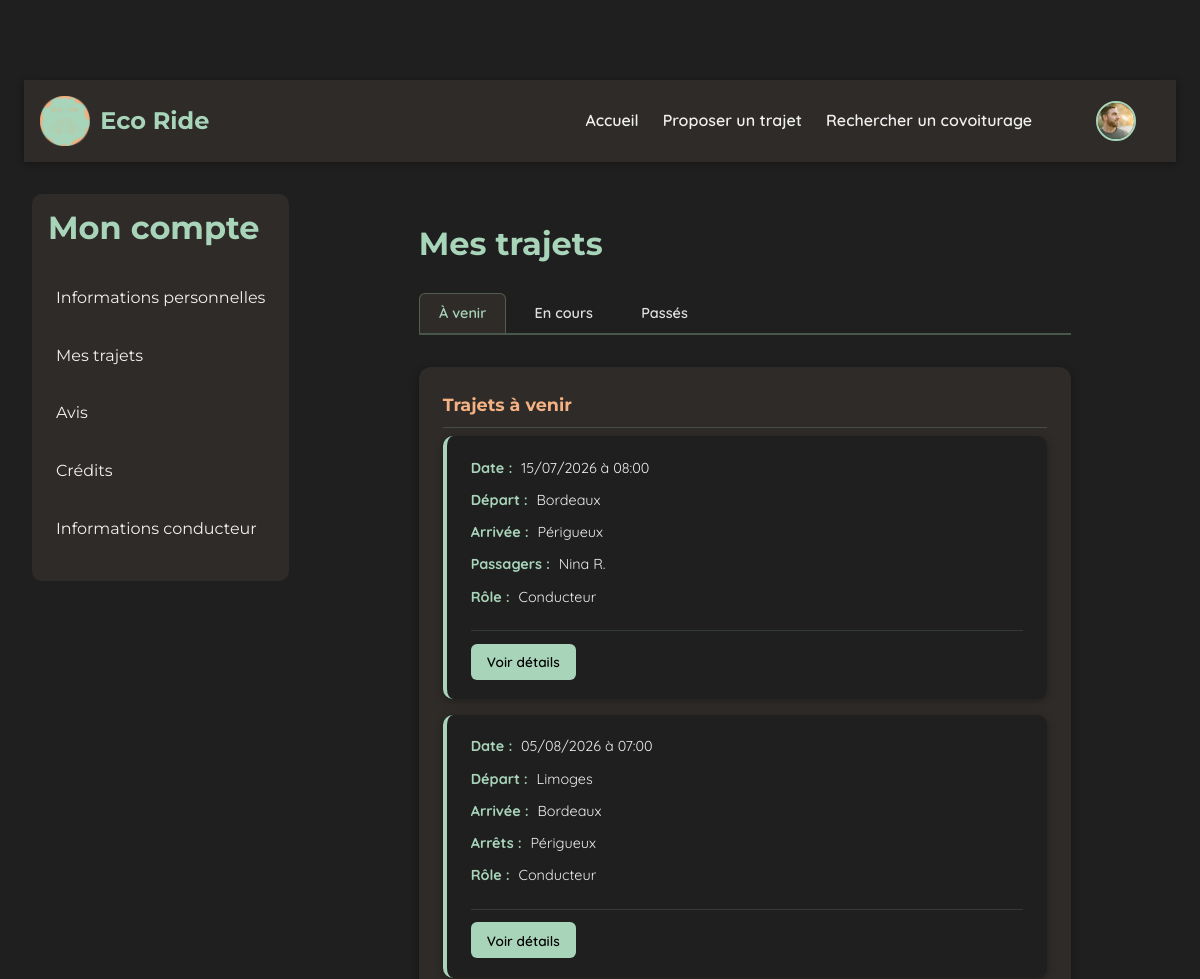
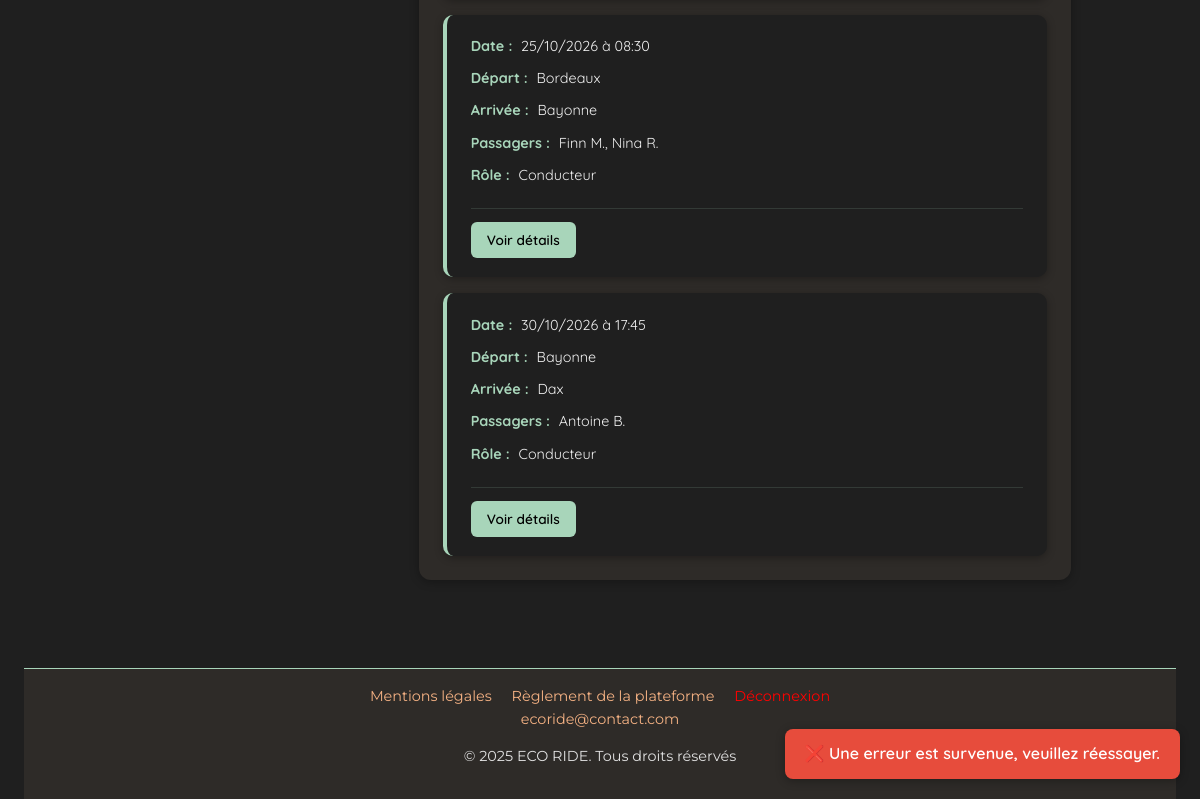
/PROJET/UTILISATEUR/USR-mes-trajets.php?avis=erreur (signed in), run on the app's committed database (2 pictures, top to bottom).
### tables this page shows
CREATE TABLE `trajets` (
  `id` int(11) NOT NULL,
  `id_conducteur` int(11) NOT NULL,
  `depart` varchar(255) NOT NULL,
  `arrivee` varchar(255) NOT NULL,
  `etapes` text DEFAULT NULL,
  `commentaire` text DEFAULT NULL,
  `date_depart` date NOT NULL,
  `heure_depart` time NOT NULL,
  `heure_arrivee` time DEFAULT NULL,
  `vehicule_id` int(11) DEFAULT NULL,
  `places_disponibles` int(11) DEFAULT 1,
  `prix` int(11) NOT NULL DEFAULT 2,
  `statut` enum('publie','complet','annule','termine','en_cours') DEFAULT 'publie'
);

CREATE TABLE `utilisateurs` (
  `id` int(11) NOT NULL,
  `nom` varchar(100) NOT NULL,
  `prenom` varchar(100) NOT NULL,
  `email` varchar(150) DEFAULT NULL,
  `mot_de_passe` varchar(255) NOT NULL,
  `role` enum('passager','conducteur','passager-conducteur') NOT NULL,
  `date_naissance` date DEFAULT NULL,
  `bio` text DEFAULT NULL,
  `date_inscription` datetime DEFAULT current_timestamp(),
  `photo` varchar(255) DEFAULT 'default.jpg',
  `driver_completed` tinyint(1) DEFAULT 0,
  `profile_completed` tinyint(1) DEFAULT 0,
  `suspendu` tinyint(1) NOT NULL DEFAULT 0
);

### PROJET/PHP/mes_trajets.php (the view, shortened to what this page needs)
<?php
require_once __DIR__ . '/connexion.php';
$id_utilisateur = $_SESSION['user_id'] ?? null;
try {
    $stmt = $bdd->prepare("SELECT *, 'conducteur' AS role FROM trajets WHERE id_conducteur = ?");
    $stmt->execute([$id_utilisateur]);
    $trajetsConducteur = $stmt->fetchAll(PDO::FETCH_ASSOC);
} catch (PDOException $e) {
    die("Erreur PDO (conducteur) : " . htmlspecialchars($e->getMessage()));
}
try {
    $stmt = $bdd->prepare("
        SELECT t.*, 'passager' AS role
        FROM trajets t
        JOIN trajets_passagers tp ON t.id = tp.id_trajet
        WHERE tp.id_passager = ?
    ");
    $stmt->execute([$id_utilisateur]);
    $trajetsPassager = $stmt->fetchAll(PDO::FETCH_ASSOC);
} catch (PDOException $e) {
    die("Erreur PDO (passager) : " . htmlspecialchars($e->getMessage()));
}
$trajets = array_merge($trajetsConducteur, $trajetsPassager);
$trajetsFutur   = [];
$trajetsEnCours = [];
$trajetsTermine = [];
foreach ($trajets as $trajet) {
    $statut = $trajet['statut'];
    if ($statut === 'termine') {
        $trajetsTermine[] = $trajet;
    } elseif ($statut === 'en_cours') {
        $trajetsEnCours[] = $trajet;
    } else {
        $trajetsFutur[] = $trajet;
    }
}
function getPassagers($bdd, $id_trajet) {
    $stmt = $bdd->prepare("
        SELECT u.id, u.nom, u.prenom, tp.statut
        FROM trajets_passagers tp
        JOIN utilisateurs u ON tp.id_passager = u.id
        WHERE tp.id_trajet = ?
    ");
    $stmt->execute([$id_trajet]);
    return $stmt->fetchAll(PDO::FETCH_ASSOC);
}
function afficherTrajet($trajet, $bdd, $id_utilisateur) {
    $passagers = getPassagers($bdd, $trajet['id']);
    $date_fmt  = date('d/m/Y', strtotime($trajet['date_depart']));
    $heure_fmt = substr($trajet['heure_depart'], 0, 5);
    $etapes_fmt = '';
    if (!empty($trajet['etapes'])) {
        $etapes = json_decode($trajet['etapes'], true);
        if (is_array($etapes)) {
            $etapes = array_filter($etapes);
            if (!empty($etapes)) {
                $etapes_fmt = implode(', ', array_map('htmlspecialchars', $etapes));
            }
        }
    }
    echo '<div class="trip-card">';
    echo '<p><strong>Date :</strong> ' . $date_fmt . ' à ' . $heure_fmt . '</p>';
    echo '<p><strong>Départ :</strong> ' . htmlspecialchars($trajet['depart']) . '</p>';
    echo '<p><strong>Arrivée :</strong> ' . htmlspecialchars($trajet['arrivee']) . '</p>';
    if (!empty($etapes_fmt)) {
        echo '<p><strong>Arrêts :</strong> ' . $etapes_fmt . '</p>';
    }
    if (!empty($passagers)) {
        $listePassagers = array_map(fn($p) => htmlspecialchars($p['prenom'] . ' ' . $p['nom']), $passagers);
        echo '<p><strong>Passagers :</strong> ' . implode(', ', $listePassagers) . '</p>';
    }
    echo '<p><strong>Rôle :</strong> ' . ($trajet['role'] === 'conducteur' ? 'Conducteur' : 'Passager') . '</p>';
    echo '<div class="trip-card-actions">';
    echo '<a href="USR-details-trajet.php?id=' . $trajet['id'] . '" class="btn-details">Voir détails</a>';
    echo '</div>';
    echo '</div>';
}

### PROJET/UTILISATEUR/USR-mes-trajets.php (shortened to what this page needs)
<?php
require_once __DIR__ . '/../PHP/mes_trajets.php';
?>
<!DOCTYPE html>
<html lang="fr">
<head>
    <link rel="stylesheet" href="../CSS/style_global.css">
    <link rel="stylesheet" href="../CSS/CSS UTILISATEUR/USR-mes-trajets.css">
</head>
<body>
<?php include('../COMPONENTS/COMP-header.php'); ?>
<main>
    <section class="mes-trajets">
        <h2>Mes trajets</h2>
        <nav class="trips-tab">
            <ul>
                <li><a href="#upcoming">À venir</a></li>
                <li><a href="#ongoing">En cours</a></li>
                <li><a href="#past">Passés</a></li>
            </ul>
        </nav>
        <div id="upcoming">
            <h3>Trajets à venir</h3>
            <?php if (!empty($trajetsFutur)): ?>
                <?php foreach ($trajetsFutur as $trajet): ?>
                    <?php afficherTrajet($trajet, $bdd, $id_utilisateur); ?>
                <?php endforeach; ?>
            <?php else: ?>
                <p>Aucun trajet à venir.</p>
            <?php endif; ?>
        </div>
        <?php if (isset($_GET['avis']) && $_GET['avis'] === 'erreur'): ?>
            <div class="toast-error">❌ Une erreur est survenue, veuillez réessayer.</div>
        <?php endif; ?>
    </section>
</main>
<?php include('../COMPONENTS/COMP-footer.php'); ?>
</body>
</html>

### PROJET/CSS/style_global.css (style rules this page uses)
:root { --vert-doux: #a8d5ba; --orange-doux: #f4b183; --beige-fonce: #2e2b28; --gris-doux: #e0e0e0; --texte: #f0f0f0; --fond: #1f1f1f; --shadow: rgba(0, 0, 0, 0.3); }
html { scroll-behavior: smooth; overflow-x: hidden; }
* { box-sizing: border-box; }
body { font-family: 'Century Gothic', 'Montserrat', 'Quicksand', sans-serif; font-weight: 400; line-height: 1.6; background-color: var(--fond); color: var(--texte); margin: 0; padding: 80px 1.5rem 0 1.5rem; overflow-x: hidden; }
main { display: flex; gap: 2rem; padding: 2rem 0.5rem; align-items: flex-start; min-width: 0; }
h1, h2, h3 { font-family: 'Montserrat', 'Century Gothic', sans-serif; color: var(--vert-doux); margin-top: 0; font-weight: 700; }
h2 { font-size: 2rem; margin-bottom: 0.5rem; }
a { color: var(--orange-doux); text-decoration: none; transition: color 0.3s ease; }
.nav-links { color: var(--texte); text-decoration: none; }
section { max-width: 1100px; margin: 0 auto; padding: 2rem 1.5rem; }
section h2 { font-size: 2rem; margin-bottom: 1rem; color: var(--vert-doux); }
section p { font-family: 'Quicksand', sans-serif; font-size: 1rem; line-height: 1.8; margin-bottom: 1.5rem; }
a, button { transition: all 0.3s ease; }
.menu-principal { background-color: var(--beige-fonce); border-radius: 10px; }
.menu-section { margin-bottom: 0; }
.menu-principal .menu-section { padding: 0.5rem 1rem; }
.menu-li { list-style: none; padding-left: 0; font-weight: 400; }
.menu-item { padding: 1em 0.5em; cursor: pointer; border-radius: 4px; transition: background-color 0.3s ease; font-weight: 400; }
.menu-item a { color: var(--texte); }

### PROJET/CSS/CSS UTILISATEUR/USR-mes-trajets.css (style rules this page uses)
section.mes-trajets { flex: 1; padding: 1.5rem; max-width: 700px; }
section.mes-trajets h2 { color: var(--vert-doux); margin-bottom: 1.5rem; }
.trips-tab ul { display: flex; gap: 0.5rem; list-style: none; padding: 0; margin-bottom: 2rem; border-bottom: 2px solid rgba(168, 213, 186, 0.3); }
.trips-tab li { margin: 0; }
.trips-tab a { display: inline-block; padding: 0.5rem 1.2rem; border-radius: 6px 6px 0 0; background-color: transparent; color: var(--gris-doux); font-weight: 600; font-family: 'Quicksand', sans-serif; font-size: 0.9rem; transition: all 0.2s ease; border: 1px solid transparent; border-bottom: none; text-decoration: none; }
.trips-tab a.active { background-color: var(--beige-fonce); color: var(--vert-doux); border-color: rgba(168, 213, 186, 0.3); }
#upcoming, #ongoing, #past { background-color: var(--beige-fonce); padding: 1.5rem; border-radius: 12px; box-shadow: 0 2px 10px var(--shadow); margin-bottom: 2rem; display: flex; flex-direction: column; gap: 1rem; }
#upcoming h3, #ongoing h3, #past h3 { margin: 0 0 0.5rem 0; color: var(--orange-doux); font-size: 1.1rem; padding-bottom: 0.5rem; border-bottom: 1px solid rgba(168, 213, 186, 0.2); }
.trip-card { background-color: var(--fond); padding: 1.2rem 1.5rem; border-radius: 10px; border-left: 4px solid var(--vert-doux); box-shadow: 0 2px 8px var(--shadow); transition: transform 0.2s ease, box-shadow 0.2s ease; display: flex; flex-direction: column; gap: 0.4rem; font-family: 'Quicksand', sans-serif; margin-bottom: 1rem; max-width: 700px; }
.trip-card:last-child { margin-bottom: 0; }
.trip-card p { margin: 0; font-size: 0.9rem; color: var(--texte); }
.trip-card p strong { color: var(--vert-doux); margin-right: 0.3rem; }
.trip-card-actions { display: flex; flex-wrap: wrap; gap: 0.5rem; margin-top: 0.8rem; padding-top: 0.8rem; border-top: 1px solid rgba(168, 213, 186, 0.15); }
.btn-details { display: inline-block; padding: 0.45rem 1rem; background-color: var(--vert-doux); color: black; border-radius: 6px; font-weight: 600; font-size: 0.85rem; text-decoration: none; transition: background-color 0.2s ease; }
.toast-error { position: fixed; bottom: 20px; right: 20px; background-color: #e74c3c; color: white; padding: 12px 20px; border-radius: 8px; font-family: 'Quicksand', sans-serif; font-weight: 600; z-index: 9999; box-shadow: 0 2px 10px var(--shadow); }

### data on the page
trajets: date_depart "15/07/2026", heure_depart "08:00", depart "Bordeaux", arrivee "Périgueux", utilisateurs.prenom+nom "Nina R."
trajets: date_depart "05/08/2026", heure_depart "07:00", depart "Limoges", arrivee "Bordeaux", etapes "Périgueux"
trajets: date_depart "25/10/2026", heure_depart "08:30", depart "Bordeaux", arrivee "Bayonne", listePassagers "Finn M., Nina R."
trajets: date_depart "30/10/2026", heure_depart "17:45", depart "Bayonne", arrivee "Dax", utilisateurs.prenom+nom "Antoine B."
